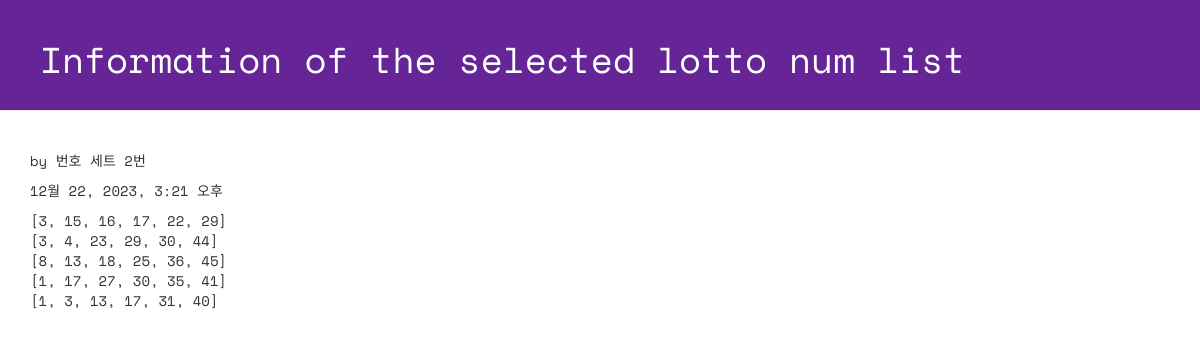
Screenshot of /lotto/2/detail with the database file from the repository.
### lotto/models.py (models this page shows, shortened)
class GuessNumbers(models.Model):    # models의 Model 클래스 상속
    name = models.CharField(max_length=24)     # 로또 번호 리스트의 이름
    text = models.CharField(max_length=255)     # 로또 번호 리스트에 대한 설명
    lottos = models.CharField(max_length=255, default='[1, 2, 3, 4, 5, 6]')
    num_lotto = models.IntegerField(default=5)     # 6개 번호 set의 갯수
    update_date = models.DateTimeField()

### lotto/views.py (the view)
# urls.py: path('lotto/<int:lottokey>/detail', views.detail, name='detail'),
def detail(request, lottokey):
    lotto = GuessNumbers.objects.get(id=lottokey)  # id 대신 pk도 가능
    return render(request, 'lotto/detail.html', {'lotto': lotto})

### lotto/templates/lotto/detail.html (shortened to what this page needs)
<!DOCTYPE html>
{% load static %}
<html lang="ko">
<head>
  <link rel="stylesheet" href="//maxcdn.bootstrapcdn.com/bootstrap/3.2.0/css/bootstrap.min.css">
  <link rel="stylesheet" href="//maxcdn.bootstrapcdn.com/bootstrap/3.2.0/css/bootstrap-theme.min.css">
  <link rel="stylesheet" href="{% static 'css/lotto.css'%}">
</head>
<body>
  <div class="page-header">
  	<h1>Information of the selected lotto num list</h1>
  </div>
  <div class="container lotto">
    <p> by {{ lotto.name }}</p>
    <p> {{ lotto.update_date }}</p>
    <p> {{ lotto.lottos | linebreaksbr }}</p>
  </div>
</body>
</html>

### lotto/static/css/lotto.css (style rules this page uses)
.page-header { background-color: #652596; margin-top: 0; padding: 20px 20px 20px 40px; font-family: 'Space Mono', monospace; }
.page-header h1 { color: #FFFFFF; }
.container { font-family: 'Space Mono', monospace; }

### rows the page displays
GuessNumbers: name "번호 세트 2번", update_date "12월 22, 2023, 3:21 오후", lottos "[3, 15, 16, 17, 22, 29] [3, 4, 23, 29, 30, 44] [8, 13, 18, 25, 36, 45] [1, 17, 27, 30, 35, 41] [1, 3, 13, 17, 31, 40]"
